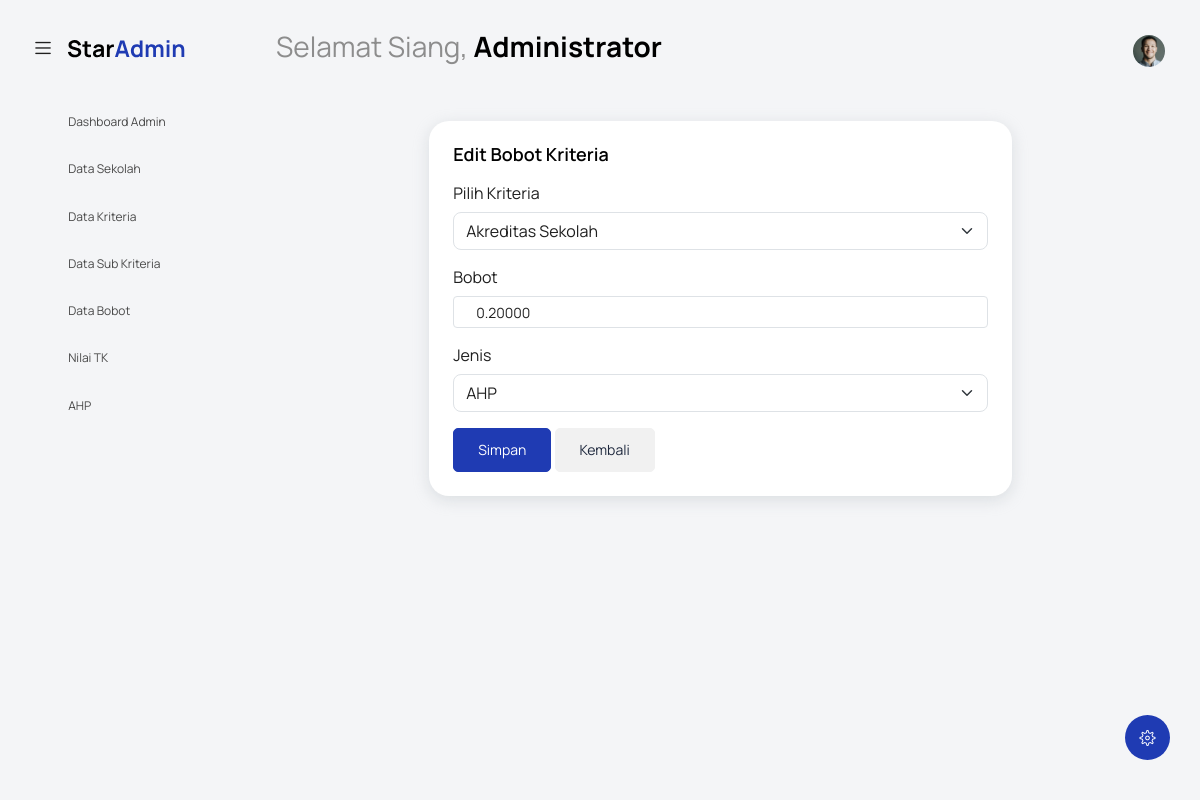
/index.php?controller=BobotKriteria&action=edit&id=1 (signed in), run on the app's committed database.
### tables this page shows
CREATE TABLE `bobot_kriteria` (
  `id` int NOT NULL,
  `kriteria_id` int NOT NULL,
  `bobot` decimal(10,5) NOT NULL,
  `jenis` enum('ahp','vikor') NOT NULL,
  `created_at` timestamp NULL DEFAULT CURRENT_TIMESTAMP,
  `updated_at` timestamp NULL DEFAULT CURRENT_TIMESTAMP ON UPDATE CURRENT_TIMESTAMP
);

CREATE TABLE `kriteria` (
  `id` int NOT NULL,
  `kode` varchar(10) NOT NULL,
  `nama` varchar(100) NOT NULL,
  `deskripsi` text,
  `jenis` enum('benefit','cost') NOT NULL,
  `created_at` timestamp NULL DEFAULT CURRENT_TIMESTAMP,
  `updated_at` timestamp NULL DEFAULT CURRENT_TIMESTAMP ON UPDATE CURRENT_TIMESTAMP
);

### controllers/BobotKriteriaController.php (called while the page is built, shortened)
<?php
class BobotKriteriaController {
    private $model;
    public function __construct() {
        require_once BASE_PATH . '/koneksi.php';
        require_once MODEL_PATH . 'BobotKriteriaModel.php';
        global $koneksi;
        $this->model = new BobotKriteriaModel($koneksi);
    }
    public function edit() {
        $id = $_GET['id'] ?? 0;
        $bobot = $this->model->getById($id);
        $kriteria = $this->model->getKriteriaOptions();
        include VIEW_PATH . 'bobot_kriteria/form.php';
    }
}

### models/BobotKriteriaModel.php (called while the page is built, shortened)
<?php
class BobotKriteriaModel {
    private $db;
    public function __construct($koneksi) {
        $this->db = $koneksi;
    }
    public function getById($id) {
        $stmt = $this->db->prepare("SELECT * FROM bobot_kriteria WHERE id = ?");
        $stmt->bind_param("i", $id);
        $stmt->execute();
        return $stmt->get_result()->fetch_assoc();
    }
    public function getKriteriaOptions() {
        $result = $this->db->query("SELECT id, nama FROM kriteria ORDER BY nama ASC");
        return $result->fetch_all(MYSQLI_ASSOC);
    }
}

### views/bobot_kriteria/form.php (the view, shortened to what this page needs)
<?php include('template/header.php'); ?>
<body class="with-welcome-text">
  <div class="container-scroller">
    <?php include 'template/navbar.php'; ?>
    <div class="container-fluid page-body-wrapper">
      <?php include 'template/setting_panel.php'; ?>
      <?php include 'template/sidebar.php'; ?>
      <div class="main-panel">
        <div class="content-wrapper">
          <div class="row">
            <div class="col-md-8 offset-md-2">
              <div class="card">
                <div class="card-body">
                  <h4 class="card-title"><?= isset($bobot) ? 'Edit' : 'Tambah' ?> Bobot Kriteria</h4>
                  <form action="index.php?controller=BobotKriteria&action=<?= isset($bobot) ? 'update' : 'simpan' ?>" method="POST">
                    <div class="mb-3">
                      <label for="kriteria_id" class="form-label">Pilih Kriteria</label>
                      <select class="form-select" name="kriteria_id" id="kriteria_id" required>
                        <?php foreach ($kriteria as $k): ?>
                          <option value="<?= $k['id'] ?>" <?= isset($bobot) && $bobot['kriteria_id'] == $k['id'] ? 'selected' : '' ?>>
                            <?= htmlspecialchars($k['nama']) ?>
                          </option>
                        <?php endforeach; ?>
                      </select>
                    </div>
                    <div class="mb-3">
                      <label for="bobot" class="form-label">Bobot</label>
                      <input type="number" step="0.00001" min="0" class="form-control" id="bobot" name="bobot" value="<?= $bobot['bobot'] ?? '' ?>" required>
                    </div>
                    <div class="mb-3">
                      <label for="jenis" class="form-label">Jenis</label>
                      <select class="form-select" name="jenis" id="jenis" required>
                        <option value="ahp" <?= isset($bobot) && $bobot['jenis'] == 'ahp' ? 'selected' : '' ?>>AHP</option>
                      </select>
                    </div>
                    <button type="submit" class="btn btn-primary">Simpan</button>
                    <a href="index.php?controller=BobotKriteria&action=index" class="btn btn-secondary">Kembali</a>
                  </form>
                </div>
              </div>
            </div>
          </div>
        </div>
      </div>
    </div>
  </div>
</body>
</html>

### data on the page
bobot_kriteria: kriteria_id "Akreditas Sekolah", bobot "0.20000", jenis "AHP"

### other printed values
$sapaan "Selamat Siang"
$nama "Administrator"
